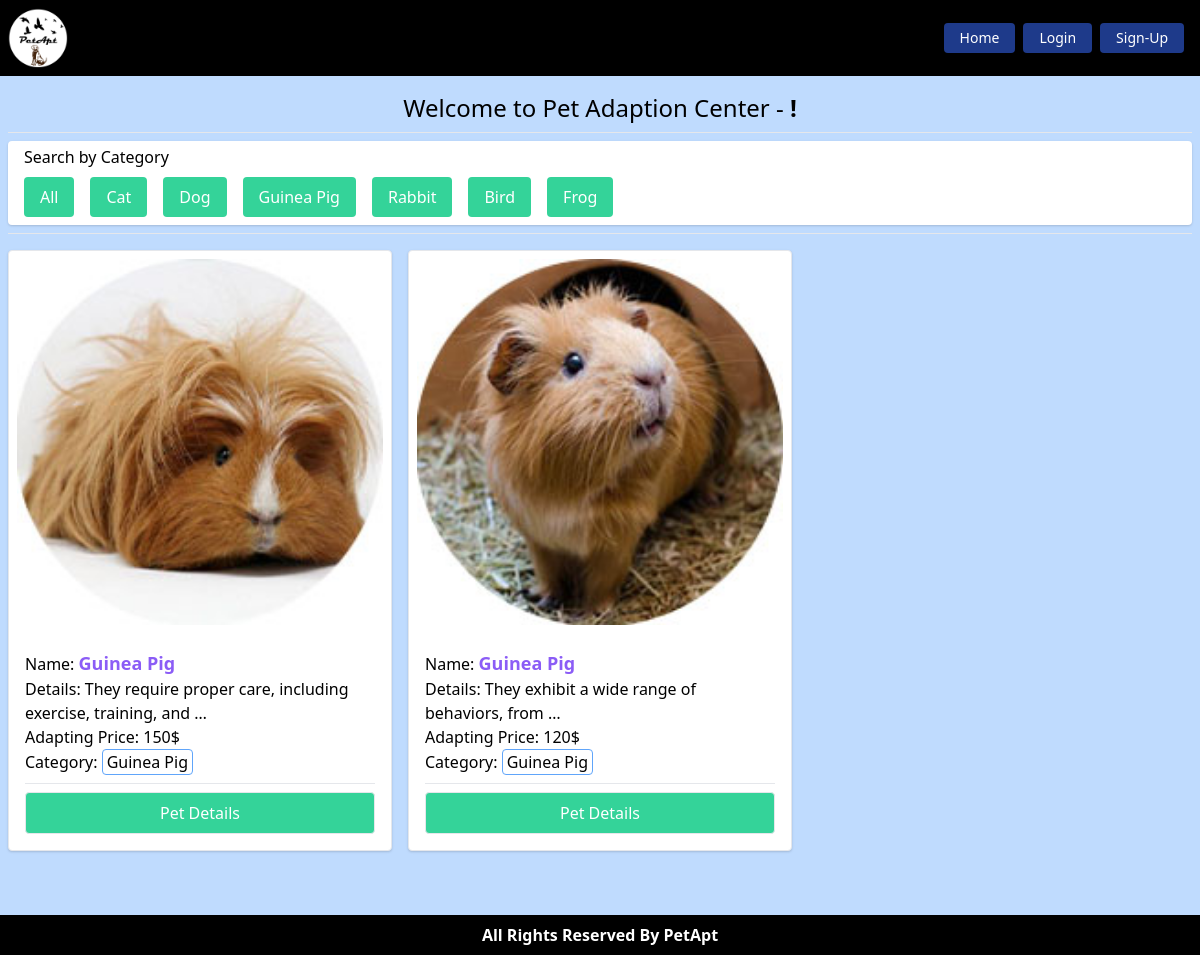
The page /category/guinea-pig/ on the database its author committed.
### Pets/models.py (models this page shows, shortened)
class PetCategory(models.Model):
    name = models.CharField(max_length=30)
    slug = models.SlugField(max_length=80)
    def __str__(self):
        return self.name

class Pet(models.Model):
    image = models.ImageField(upload_to='pets/media/images/')
    title = models.CharField(max_length = 40)
    description = models.TextField()
    adapt_price = models.IntegerField()
    category = models.ForeignKey(PetCategory, on_delete=models.CASCADE)

### PetApt/views.py (the view)
# urls.py: path('', home, name='home'),
def home(request, category_slug=None):
    pets = models.Pet.objects.all()
    category = models.PetCategory.objects.all()
    if category_slug is not None:
        filterOption = models.PetCategory.objects.get(slug = category_slug)
        pets = models.Pet.objects.filter(category = filterOption)
    return render(request, 'index.html', {'pets': pets, 'category': category})

### templates/index.html
{% extends 'base.html' %}
{% block content %}
<h2 class="text-2xl text-center">Welcome to Pet Adaption Center - <strong>{{request.user.first_name}} !</strong></h2>
<hr class="my-2">
<div class="bg-white px-4 rounded pt-1 shadow">
    <p>Search by Category</p>
    <ul class="flex flex-wrap">
        <li><a href="{% url 'home' %}" class="bg-green-400 block p-2 px-4 ml-0 text-white rounded m-2">All</a></li>
        {% for item in category %}
        <li>
            <a href="{% url 'filterpet' item.slug %}" class="bg-green-400 block p-2 px-4 text-white rounded m-2">
                {{item}}
            </a>
        </li>
        {% endfor %}
    </ul>
</div>
<hr class="my-2">
<div class="pt-2 grid md:grid-cols-2 lg:grid-cols-3 grid-cols-1 xl:grid-cols-4 gap-4">
    {% for pet in pets %}
    <div class="pet-card border bg-white shadow rounded">
        <div class="p-2">
            <img src={{pet.image.url}} alt="pet" class="w-full">
        </div>
        <div class="p-4">
            <p>Name: <span class="text-lg font-bold text-purple-500">{{pet.title}}</span></p>
            <p>Details: {{pet.description | truncatewords:8}}</p>
            <p>Adapting Price: {{pet.adapt_price}}$</p>
            <p>Category: <span class="rounded border inline-block px-1 border-blue-400">{{pet.category}}</span> </p>
            <hr class="my-2">
            <a href="{% url 'petDetails' pet.id %}"
                class="rounded w-full text-center text-white hover:bg-green-500 border bg-green-400 px-6 py-2 inline-block">
                Pet Details
            </a>
        </div>
    </div>
    {% endfor %}
</div>
<br>
{% endblock %}

### rows shown on the page
PetCategory: name "Cat"
PetCategory: name "Dog"
PetCategory: name "Guinea Pig"
PetCategory: name "Rabbit"
PetCategory: name "Bird"
PetCategory: name "Frog"
Pet: image (picture), title "Guinea Pig", description "They require proper care, including exercise, training, and …", adapt_price "150", category "Guinea Pig"
Pet: image (picture), title "Guinea Pig", description "They exhibit a wide range of behaviors, from …", adapt_price "120", category "Guinea Pig"
